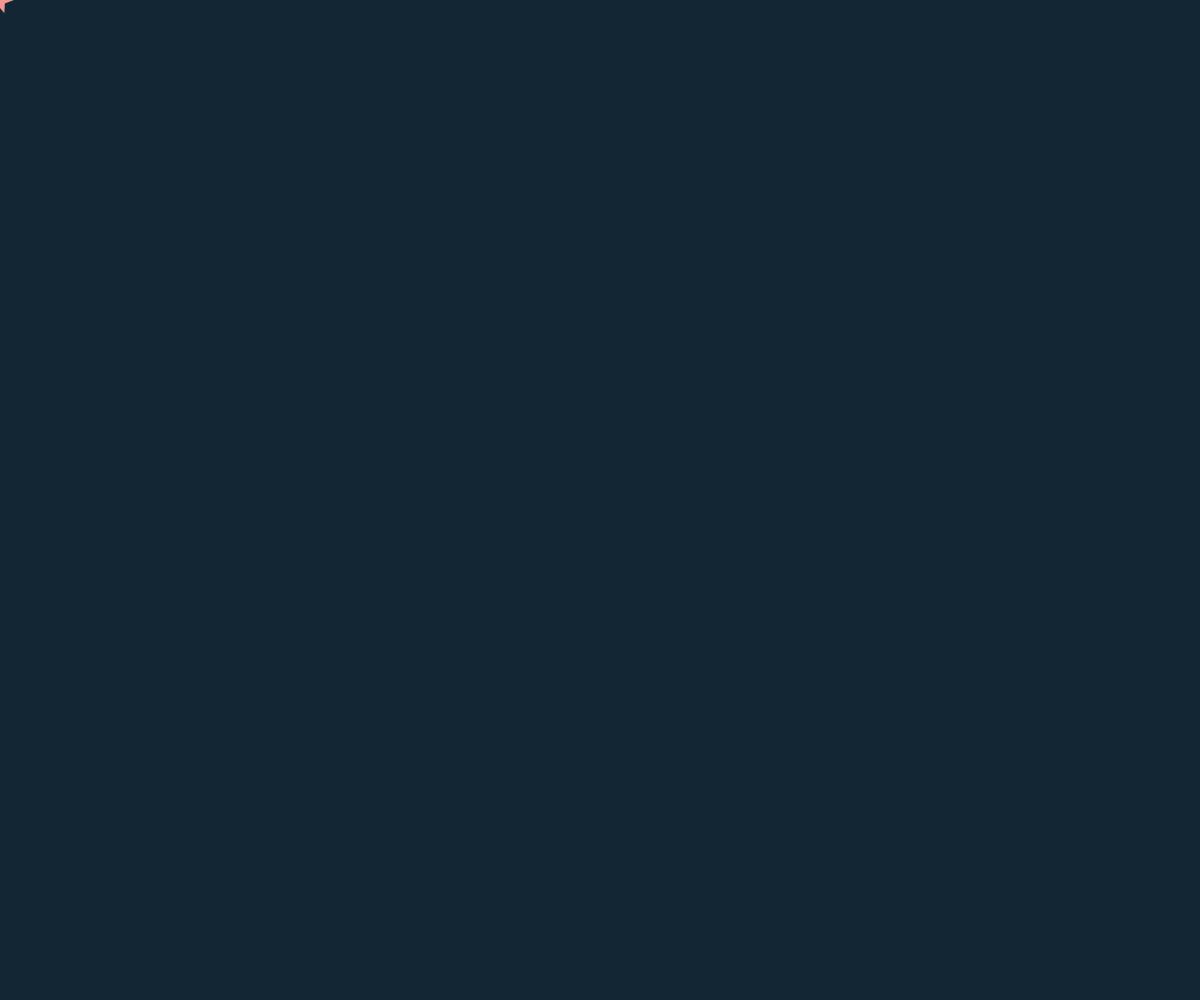
Frame 1 (no input)
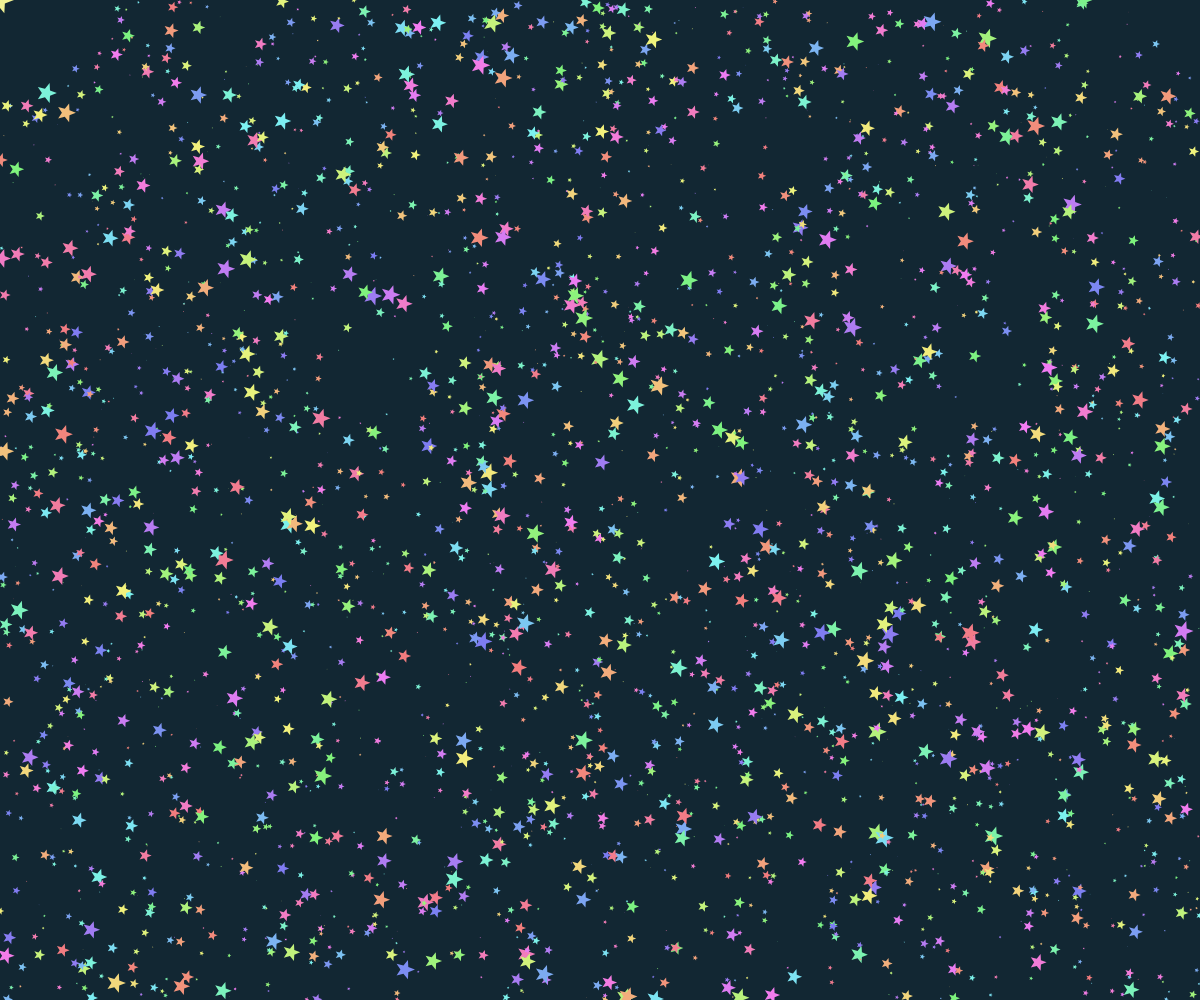
Frame 60 (no input)
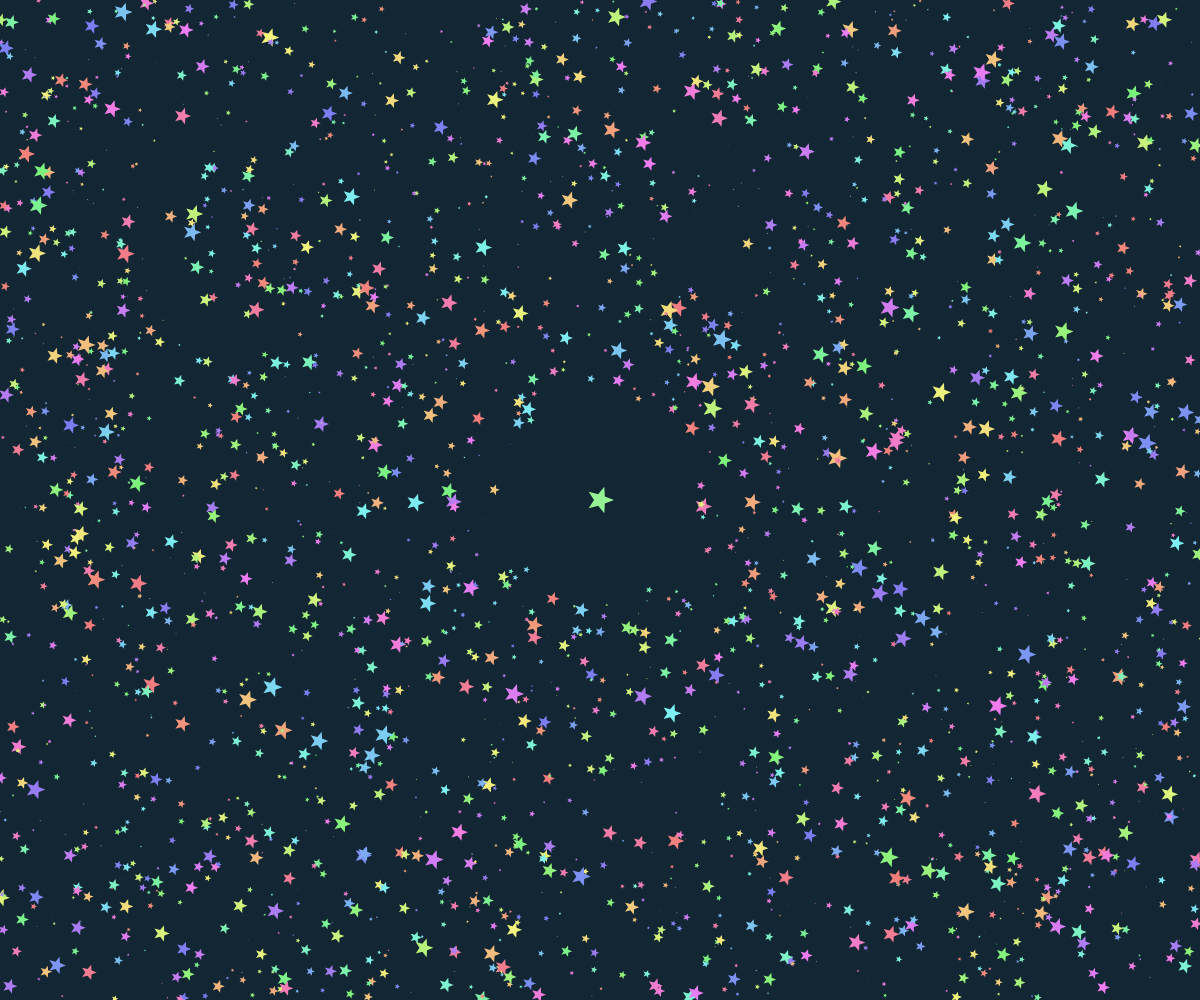
Frame 120 (the mouse pressed at the canvas centre since frame 60)

The p5.js sketch that drew these frames (run headless with seeded random() and noise() and a simulated clock; from frame 60 on, the mouse is pressed at the canvas centre):

// p5.js sketch
// ── sketch.js
var starNum = 0;
var starMouses = [];
var backStars = [];
var pivot = 0;
var lastX;
var lastY;
var starMax = 3000;
var mouseMax = 30;
var starStartSize = 3;

class starMouse
{
  constructor(x,y,size,color)
  {
    this.x = x;
    this.y = y;
    this.size = size;
    this.color = color;
  }
  
  drawStar()
  {
    push();
    fill(this.color, 49, 95);
    noStroke();
    star(this.x,this.y, this.size * 3, this.size * 7); 
    pop();
  }
}

class backStar
{
  constructor(x,y,curSize,maxSize,flag)
  {
    this.x = x;
    this.y = y;
    this.curSize = curSize;
    this.maxSize = maxSize;
    this.flag = flag;
  }
  
  setStar()
  {
    this.x = random(0,windowWidth);
    this.y = random(0,windowHeight);
    this.curSize = 0;
    this.maxSize = random(0,1.5);
    this.flag = -1;
  }
  
  update()
  {
    if(this.flag == -1)
     {
        this.curSize += 0.1;
       if(this.curSize > this.maxSize)
       {
          this.flag = 1;
       }
     }
     else if(this.flag == 1)
     {
        this.curSize -= 0.05;
       
       if(this.curSize < 0)
       {
          this.setStar();
       }
     }
  }
  
  drawStar(i)
  {
    push();
    fill(i%360, 49,95);
    noStroke();
    star(this.x,this.y, this.curSize * 3, this.curSize * 7);
    pop();
  }
}

function isClose(x,y)
{
  var distX = abs(x - mouseX);
  var distY = abs(y- mouseY);
  var dis = sqrt(distX * distX + distY * distY)
  if(dis < 100)
    return 1;
  else
    return 0;
}

function setup() {
  createCanvas(windowWidth, windowHeight);
  colorMode(HSB)
  
  for(let i = 0; i<mouseMax; i++)
  {
      starMouses[i] = new starMouse(0-1,-1,-1,-1);
  }
  for(let i = 0; i<starMax; i++)
  {
      backStars[i] = new backStar(-1,-1,-1,-1,-1);
  }
  lastX = mouseX;
  lastY = mouseY;
  
  
  starMouses[0].x = mouseX;
  starMouses[0].y = mouseY;
  pivot++;
  for(let i = 0; i < starMax; i++)
  {
    backStars[i].setStar();
  }
}  

function draw() {
  background(202,64,20);
  
  var absX = abs(lastX - mouseX)
  var absY = abs(lastY - mouseY)
  var dist = sqrt(absX*absX + absY*absY);
  
  push();
  noStroke();
  fill(frameCount%360, 39, 95);
  star(mouseX,mouseY, 6, 14);

  pop();
  
  for(let i = 0; i<mouseMax; i++)
  {
    if(starMouses[i].size <= 0)
    {
      starMouses[i].size = 0 
    }
    else
    {
      starMouses[i].size -= 0.05;
    }
  }
  
  
  if(dist > 30)
  {
    lastX = mouseX;
    lastY = mouseY;
    starMouses[pivot].x = mouseX;
    starMouses[pivot].y = mouseY;
    starMouses[pivot].size = 3;
    starMouses[pivot].color = frameCount%360;
    pivot++;
    
    if(pivot >= mouseMax)
    {
       pivot = 0; 
    }
  }
  
  drawBackground();
  drawStars();
}

function drawBackground()
{
   for(let i = 0; i < starMax ; i++)
   {
     if(isClose(backStars[i].x,backStars[i].y))
       continue;
     backStars[i].drawStar(i);
     backStars[i].update();
     
   }
}

function drawStars()
{
  for(let i = 0; i < mouseMax; i++)
  {
     if(starMouses[i].x != -1)
     {
       push()
       starMouses[i].drawStar();
       
       if(starMouses[i].size <= 0.05)
       {
         starMouses[i].x = -1
       }
       else
       {
          starMouses[i].size -= 0.05; 
       }
       pop()
     }
  }
}

function star(x, y, radius1, radius2) {
  let angle = TWO_PI / 5;
  let halfAngle = angle / 2.0;
  beginShape();
  for (let a = 0; a < TWO_PI; a += angle) {
    let sx = x + cos(a) * radius2;
    let sy = y + sin(a) * radius2;
    vertex(sx, sy);
    sx = x + cos(a + halfAngle) * radius1;
    sy = y + sin(a + halfAngle) * radius1;
    vertex(sx, sy);
  }
  endShape(CLOSE);
}
